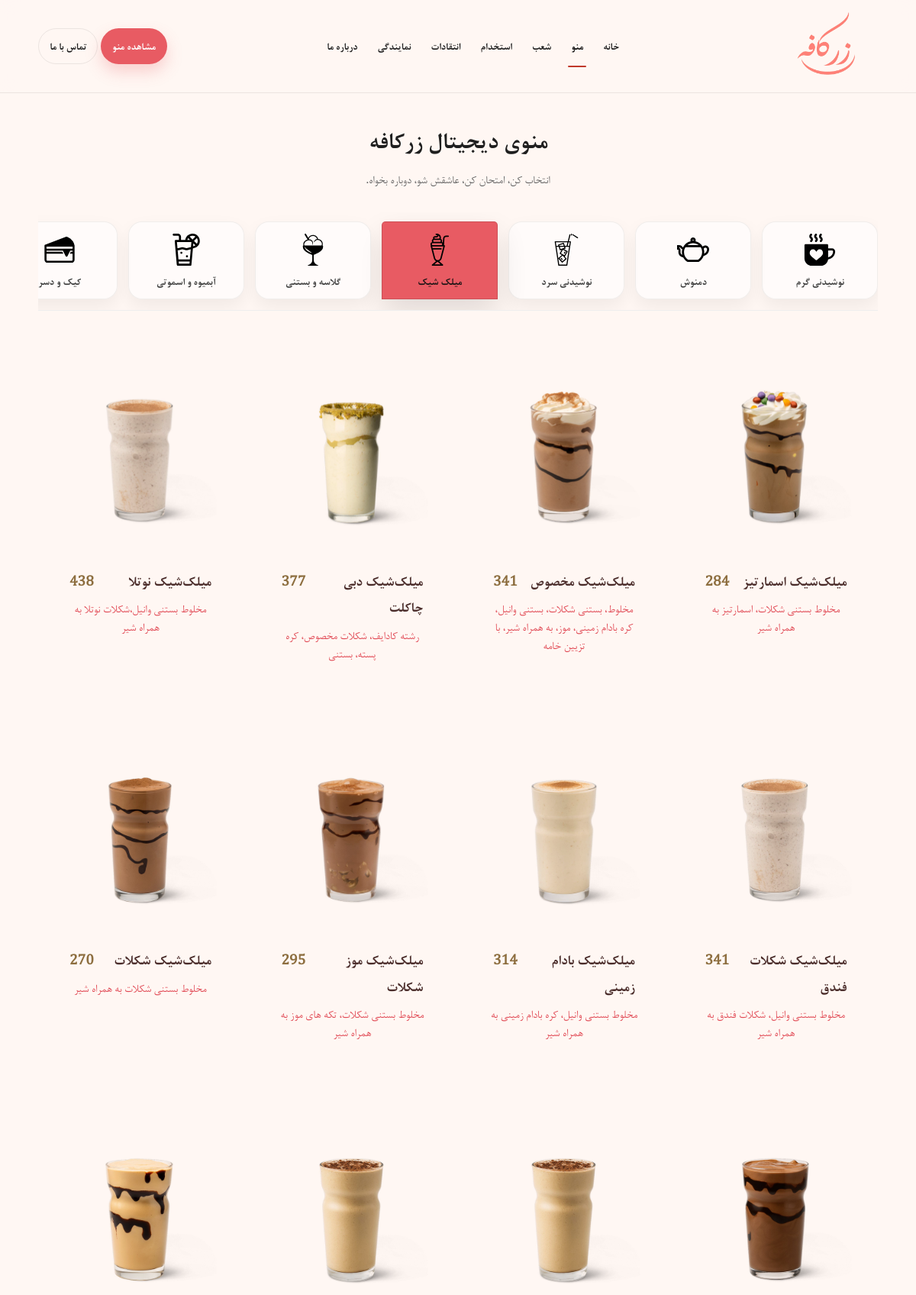
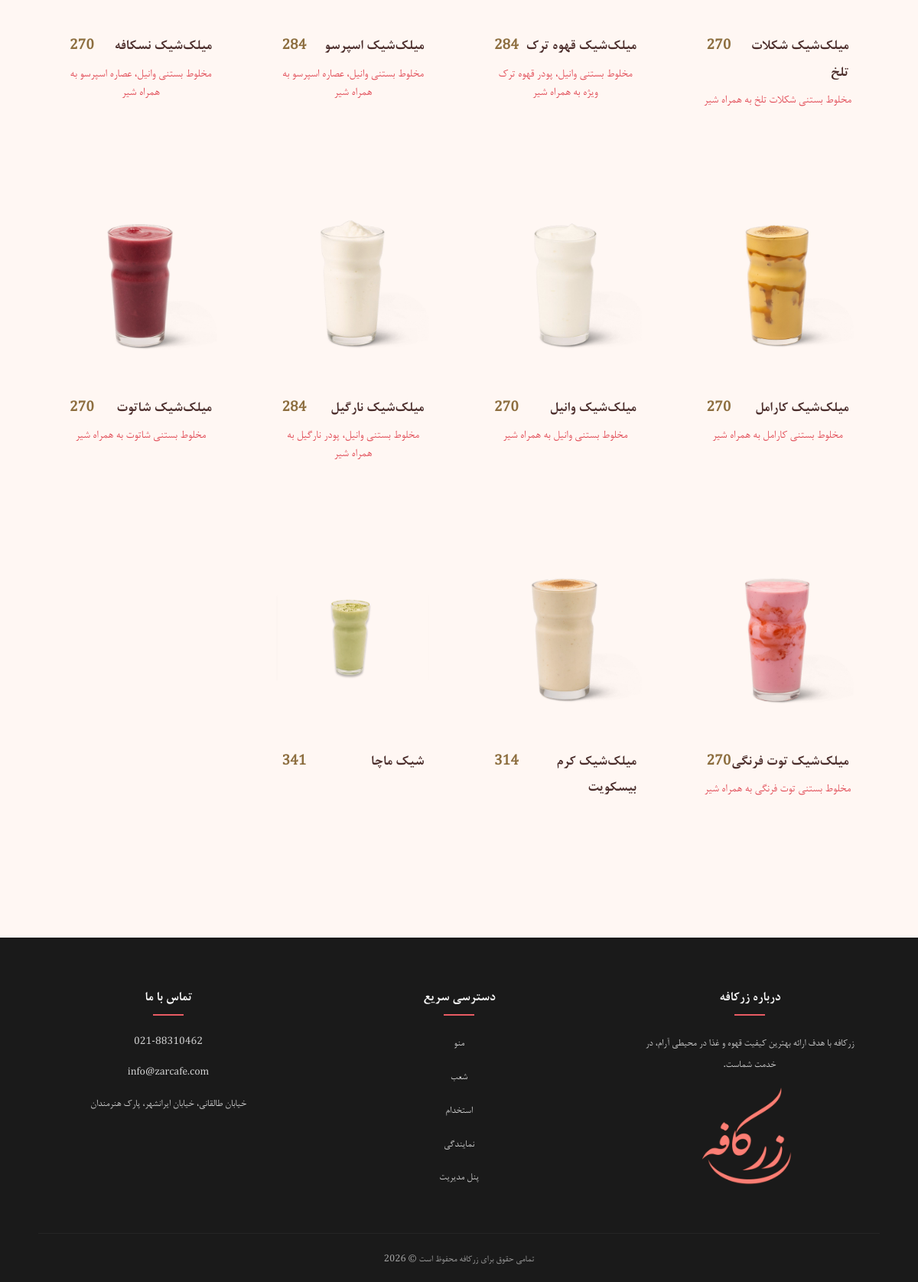
/menu.php?cat=4, run on the app's committed database (2 pictures, top to bottom).
### tables this page shows
CREATE TABLE `categories` (
  `id` int(11) NOT NULL,
  `name` varchar(100) NOT NULL
);

CREATE TABLE `products` (
  `id` int(11) NOT NULL,
  `category_id` int(11) DEFAULT NULL,
  `name` varchar(255) NOT NULL,
  `price` varchar(50) DEFAULT NULL,
  `description` text DEFAULT NULL,
  `image` varchar(255) DEFAULT NULL
);

### menu.php (the view)
<?php
include 'includes/db.php';
include 'includes/header.php';
$activeCat = isset($_GET['cat']) ? intval($_GET['cat']) : 0;
$catIcons = [
  'نوشیدنی گرم'      => 'hot.svg',
  'دمنوش'            => 'herbal.svg',
  'نوشیدنی سرد'      => 'cold.svg',
  'میلک شیک'         => 'milkshake.svg',
  'گلاسه و بستنی'    => 'icecream.svg',
  'آبمیوه و اسموتی'  => 'smoothie.svg',
  'کیک و دسر'        => 'cake.svg',
  'پیتزا'            => 'pizza.svg',
  'برگر'             => 'burger.svg',
  'غذای اصلی'        => 'main.svg',
  'غذای ایرانی'      => 'irani.svg',
  'استیک'            => 'steak.svg',
  'ساندویچ'          => 'sandwich.svg',
  'پاستا'            => 'pasta.svg',
  'صبحانه'           => 'breakfast.svg',
  'پیش غذا'          => 'appetizer.svg',
  'سالاد'            => 'salad.svg',
];
$iconBasePath = 'images/menu/';
$defaultIcon  = 'default.svg';
$catsRes = mysqli_query($conn, "SELECT id, name FROM categories ORDER BY id ASC");
$res = null;
if ($activeCat > 0) {
  $sql = "SELECT id, name, description, price, image FROM products WHERE category_id = $activeCat ORDER BY id ASC";
  $res = mysqli_query($conn, $sql);
}
?>
<section class="menu-page">
  <div class="container">
    <header class="menu-header">
      <h1 class="menu-title">منوی دیجیتال زرکافه</h1>
      <p class="menu-subtitle">انتخاب کن، امتحان کن، عاشقش شو، دوباره بخواه.</p>
    </header>
    <div class="catbar" aria-label="دسته‌بندی‌ها">
      <div class="catbar-track">
        <?php while ($c = mysqli_fetch_assoc($catsRes)) {
          $catName = $c['name'];
          $iconFile = $catIcons[$catName] ?? $defaultIcon;
          $isActive = ($activeCat === intval($c['id']));
        ?>
          <a class="catpill <?php echo $isActive ? 'active' : ''; ?>"
            href="menu.php?cat=<?php echo intval($c['id']); ?>">
            <span class="catpill-ico">
              <img src="<?php echo $iconBasePath . htmlspecialchars($iconFile); ?>" alt="">
            </span>
            <span class="catpill-txt"><?php echo htmlspecialchars($catName); ?></span>
          </a>
        <?php } ?>
      </div>
    </div>
    <div class="product-grid">
      <?php if ($res && mysqli_num_rows($res) > 0) { ?>
        <?php while ($row = mysqli_fetch_assoc($res)) { ?>
          <article class="p-card">
            <div class="p-media">
              <img src="images/products/<?php echo htmlspecialchars($row['image']); ?>"
                alt="<?php echo htmlspecialchars($row['name']); ?>" loading="lazy">
            </div>
            <div class="p-body">
              <div class="p-title-row">
                <h3 class="p-name"><?php echo htmlspecialchars($row['name']); ?></h3>
                <?php if ($row['price'] > 0) { ?>
                  <span class="p-price"><?php echo number_format((int)$row['price']); ?></span>
                <?php } ?>
              </div>
              <?php if (!empty($row['description'])) { ?>
                <p class="p-desc"><?php echo htmlspecialchars($row['description']); ?></p>
              <?php } ?>
            </div>
          </article>
        <?php } ?>
      <?php } elseif ($activeCat > 0) { ?>
        <p class="no-products">محصولی در این دسته‌بندی یافت نشد.</p>
      <?php } else { ?>
        <p class="select-hint">لطفاً برای مشاهده محصولات، یک دسته‌بندی را انتخاب کنید.</p>
      <?php } ?>
    </div>
  </div>
</section>
<?php include 'includes/footer.php'; ?>

### data on the page
categories: shows a picture, name "نوشیدنی گرم"
categories: shows a picture, name "دمنوش"
categories: shows a picture, name "نوشیدنی سرد"
categories: shows a picture, name "میلک شیک"
categories: shows a picture, name "گلاسه و بستنی"
categories: shows a picture, name "آبمیوه و اسموتی"
categories: shows a picture, name "کیک و دسر"
products: image (picture), name "میلک‌شیک اسمارتیز", price "284", description "مخلوط بستنی شکلات، اسمارتیز به همراه شیر"
products: image (picture), name "میلک‌شیک مخصوص", price "341", description "مخلوط، بستنی شکلات، بستنی وانیل، کره بادام زمینی، موز، به همراه شیر، با تزیین خامه"
products: image (picture), name "میلک‌شیک دبی چاکلت", price "377", description "رشته کادایف، شکلات مخصوص، کره پسته، بستنی"
products: image (picture), name "میلک‌شیک نوتلا", price "438", description "مخلوط بستنی وانیل،شکلات نوتلا به همراه شیر"
products: image (picture), name "میلک‌شیک شکلات فندق", price "341", description "مخلوط بستنی وانیل، شکلات فندق به همراه شیر"
products: image (picture), name "میلک‌شیک بادام زمینی", price "314", description "مخلوط بستنی وانیل، کره بادام زمینی به همراه شیر"
products: image (picture), name "میلک‌شیک موز شکلات", price "295", description "مخلوط بستنی شکلات، تکه های موز به همراه شیر"
products: image (picture), name "میلک‌شیک شکلات", price "270", description "مخلوط بستنی شکلات به همراه شیر"
products: image (picture), name "میلک‌شیک شکلات تلخ", price "270", description "مخلوط بستنی شکلات تلخ به همراه شیر"
products: image (picture), name "میلک‌شیک قهوه ترک", price "284", description "مخلوط بستنی وانیل، پودر قهوه ترک ویژه به همراه شیر"
products: image (picture), name "میلک‌شیک اسپرسو", price "284", description "مخلوط بستنی وانیل، عصاره اسپرسو به همراه شیر"
products: image (picture), name "میلک‌شیک نسکافه", price "270", description "مخلوط بستنی وانیل، عصاره اسپرسو به همراه شیر"
products: image (picture), name "میلک‌شیک کارامل", price "270", description "مخلوط بستنی کارامل به همراه شیر"
products: image (picture), name "میلک‌شیک وانیل", price "270", description "مخلوط بستنی وانیل به همراه شیر"
products: image (picture), name "میلک‌شیک نارگیل", price "284", description "مخلوط بستنی وانیل، پودر نارگیل به همراه شیر"
products: image (picture), name "میلک‌شیک شاتوت", price "270", description "مخلوط بستنی شاتوت به همراه شیر"
products: image (picture), name "میلک‌شیک توت فرنگی", price "270", description "مخلوط بستنی توت فرنگی به همراه شیر"
products: image (picture), name "میلک‌شیک کرم بیسکویت", price "314"
products: image (picture), name "شیک ماچا", price "341"
